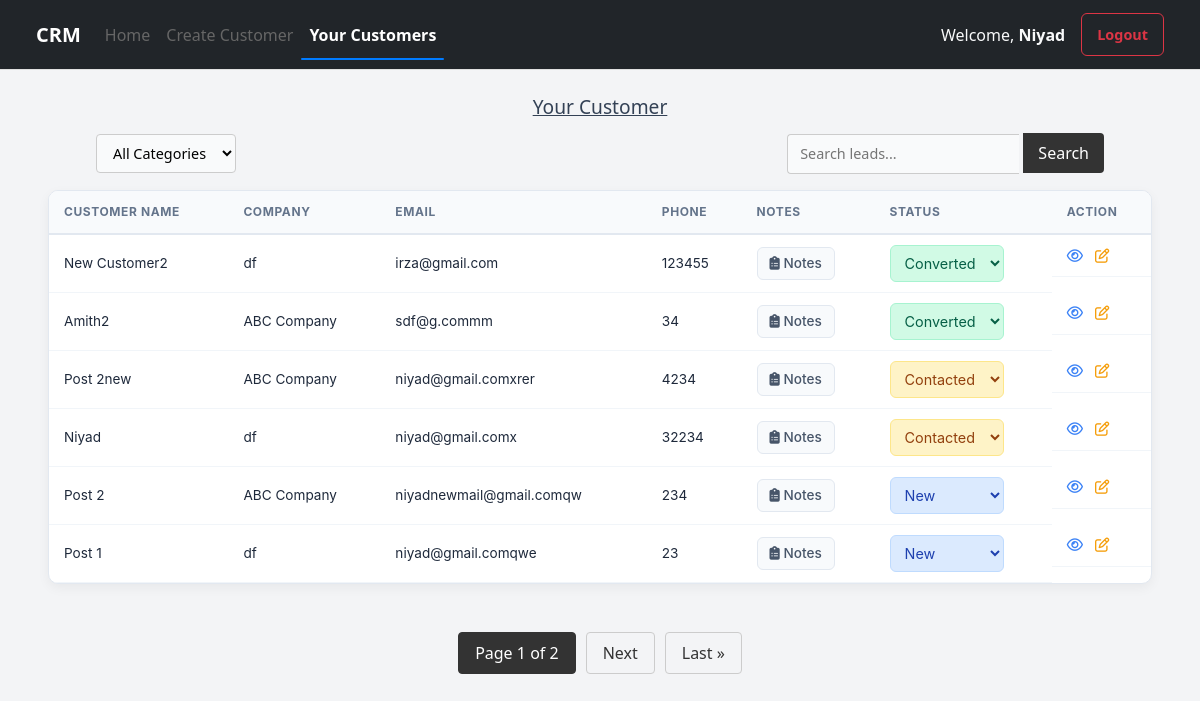
Page /customer-list/ (signed in) on the earlier database version.
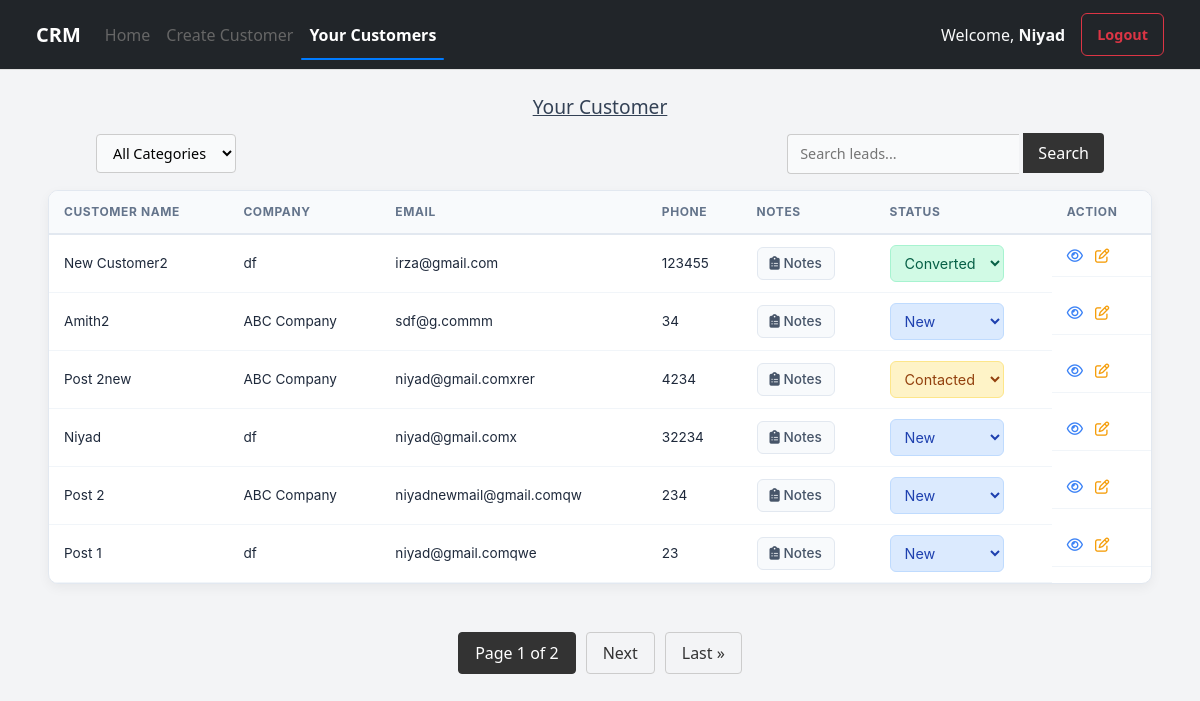
Same page on the later database version.
### crm/models.py (models this page shows, shortened)
class Customer(models.Model):
    LEAD_STATUS = [
        ('new', 'New'),
        ('contacted', 'Contacted'),
        ('follow_up', 'Follow Up'),
        ('converted', 'Converted'),
        ('lost', 'Lost'),
    ]
    name =  models.CharField(max_length=100)
    email = models.EmailField(unique=True)
    phone = models.IntegerField()
    company = models.CharField(max_length=100, blank=True)
    lead_status = models.CharField(max_length=20, choices=LEAD_STATUS, default='new')
    favorite_category = models.CharField(max_length=50,choices=CATEGORY_CHOICES)
    assigned_user = models.ForeignKey(User, on_delete=models.CASCADE, related_name='customers',blank=True,null=True)
    created_at = models.DateTimeField(auto_now_add=True)

### crm/views.py (the view, shortened to what this page needs)
# urls.py: path('customer-list/',customer_list,name="customer-list"),
@login_required
def customer_list(request):
    if not request.user.is_active:
        return redirect('login')
    if request.user.is_superuser:
        customers = Customer.objects.all()
        items_per_page = 7
    else:
        customers = Customer.objects.filter(assigned_user=request.user)
        items_per_page = 6
    status_value = request.GET.get('status', 'all_category')
    customer_filter = request.GET.get('customer_filter', 'all')
    search_q = request.GET.get('q', '')
    if search_q:
        customers = customers.filter(Q(name__icontains=search_q) | Q(company__icontains=search_q))
    if customer_filter == 'assigned':
        customers = customers.filter(assigned_user__isnull=False)
    elif customer_filter == 'unassigned':
        customers = customers.filter(assigned_user__isnull=True)
    if status_value in ['new', 'contacted', 'follow_up', 'converted', 'lost']:
        customers = customers.filter(lead_status=status_value)
    paginator = Paginator(customers,items_per_page)
    page_number = request.GET.get('page')
    page_obj = paginator.get_page(page_number)
    return render(request,'customer_list.html',{'customer_list':page_obj,'active_filter':customer_filter,'active_status_value':status_value,'search_q':search_q})

### templates/customer_list.html (shortened to what this page needs)
{% extends 'base.html' %}
{% block navbar %}
    {% include 'navbar.html' %}
{% endblock navbar %}
{% block content %}
    {% if user.is_superuser or user.is_active %}
        <h3 class="dashboard-title">
            {% if user.is_superuser %}
                All Customer
            {% else %}
                Your Customer
            {% endif %}
        </h3>
        <div class="{% if user.super_user %} filter-toolbar {% else %} filter-toolbar2 {% endif %}">
            <div class="toolbar-item">
                <form method="get" action="{% url 'customer-list' %}">
                    <select class="custom-select" name="status"  onchange="this.form.submit()">
                        <option value="all_category" {% if active_status_value == 'all_category' %}selected{% endif %}>All Categories</option>
                    </select>
                </form>
            </div>
            <div class="toolbar-item">
                <div class="search-container">
                    <form action="{% url 'customer-list' %}" method="get">
                        <input type="text" name="q" value="{{search_q}}" placeholder="Search leads..." class="search-input">
                        <button type="submit" class="search-btn">Search</button>
                    </form>
                </div>
            </div>
        </div>
    {% else %}
        <h3 class="dashboard-title"></h3>
    {% endif %}
    <div class="table-wrapper">
        <table>
            <thead>
                <tr>
                    <th>Customer Name</th>
                    <th>Company</th>
                    <th>Email</th>
                    {% if user.is_superuser %}
                        <th>Assigned User</th>
                    {% else %}
                        <th>Phone</th>
                    {% endif %}
                    <th>Notes</th>
                    <th>Status</th>
                    <th>Action</th>
                </tr>
            </thead>
            <tbody>
                {% if customer_list %}
                    {% for item in customer_list %}
                        <tr>
                            <td>{{item.name}}</td>
                            <td>{{item.company}}</td>
                            <td>{{item.email}}</td>
                            {% if not user.is_superuser %}
                                <td>{{item.phone}}</td>
                                <td>
                                    <button type="button"
                                            class="btn-notes"
                                            data-bs-toggle="modal"
                                            data-bs-target="#notesModal{{item.id}}">
                                        <i class="fa-solid fa-clipboard-list"></i> Notes
                                    </button>
                                </td>
                                <td>
                                    <form method="POST" action="{% url 'customer-list' %}?page={{customer_list.number}}&status={{active_status_value}}&customer_filter={{active_filter}}" class="status-form">
                                        <select name="new_status" onchange="this.form.submit()" class="status-select status-{{item.lead_status}}">
                                            {% for code, name in item.LEAD_STATUS %}
                                                <option value="{{ code }}" {% if item.lead_status == code %}selected{% endif %}>
                                                    {{ name }}
                                                </option>
                                            {% endfor %}
                                        </select>
                                    </form>
                                </td>
                            {% endif %}
                            <td class="action-group">
                                <button type="button" data-bs-toggle="modal" data-bs-target="#exampleModal{{item.id}}" class="action-btn btn-view" title="View Details">
                                    <i class="fa-regular fa-eye"></i>
                                </button>
                                <a href="{% url 'edit-customer' item.id %}" class="action-btn btn-edit" title="Edit Customer">
                                    <i class="fa-regular fa-pen-to-square"></i>
                                </a>
                            </td>
                        </tr>
                    {% endfor %}
                {% endif %}
            </tbody>
        </table>
    </div>
    <div class="pagination-container">
        <span class="page-link active">
            Page {{ customer_list.number }} of {{ customer_list.paginator.num_pages }}
        </span>
        {% if customer_list.has_next %}
            <a href="?page={{ customer_list.next_page_number }}&status={{ active_status_value }}&customer_filter={{ active_filter }}&q={{search_q}}" class="page-link">Next</a>
            <a href="?page={{ customer_list.paginator.num_pages }}&status={{ active_status_value }}&customer_filter={{ active_filter }}&q={{search_q}}" class="page-link">Last &raquo;</a>
        {% endif %}
    </div>
{% endblock content %}

### templates/base.html (shortened to what this page needs)
{% load static %}
<!DOCTYPE html>
<html lang="en">
<head>
    <link href="https://cdn.jsdelivr.net/npm/bootstrap@5.3.0/dist/css/bootstrap.min.css" rel="stylesheet">
    <link rel="stylesheet" href="{% static 'css/login.css' %}">
    <link rel="stylesheet" href="{% static 'css/navbar.css' %}">
    <link rel="stylesheet" href="{% static 'css/requests.css' %}">
    <link rel="stylesheet" href="{% static 'css/create_customer.css' %}">
    <link rel="stylesheet" href="{% static 'css/home.css' %}">
    <link rel="stylesheet" href="{% static 'css/customer_list.css' %}">
    <link rel="stylesheet" href="https://cdnjs.cloudflare.com/ajax/libs/font-awesome/6.4.0/css/all.min.css">
</head>
<body>
    <nav>
        {% block navbar %}
        {% endblock navbar %}
    </nav>
    <main>
        {% block content %}
        {% endblock content %}
    </main>
</body>
</html>

### templates/navbar.html (shortened to what this page needs)
{% block navbar %}
<nav class="navbar navbar-expand-lg navbar-dark bg-dark px-4">
    <div class="container-fluid">
        <a class="navbar-brand fw-bold" href="/">CRM</a>
        <div class="collapse navbar-collapse" id="navbarNav">
            <ul class="navbar-nav me-auto mb-2 mb-lg-0">
                <li class="nav-item">
                    <a class="nav-link {% if request.resolver_match.url_name == 'home' %}active{% endif %}" href="{% url 'home' %}">Home</a>
                </li>
                {% if user.is_active %}
                    <li class="nav-item"><a class="nav-link {% if request.resolver_match.url_name == 'create-customer' %}active{% endif %}" href="{% url 'create-customer' %}">Create Customer</a></li>
                    <li class="nav-item">
                        <a class="nav-link {% if request.resolver_match.url_name == 'customer-list' %}active{% endif %}" href="{% url 'customer-list' %}">
                            {% if user.is_superuser %}All Customers{% else %}Your Customers{% endif %}
                        </a>
                    </li>
                {% endif %}
            </ul>
            <div class="d-flex align-items-center">
                {% if user.is_authenticated %}
                    <span class="navbar-text me-3 text-light">
                        Welcome, <strong>{{ user.username }}</strong>
                    </span>
                    <form action="{% url 'logout' %}" method="post" class="m-0">
                        <button type="submit" class="btn btn-outline-danger btn-sm">Logout</button>
                    </form>
                {% else %}
                    <a href="{% url 'login' %}" class="btn btn-primary btn-sm">Login</a>
                {% endif %}
            </div>
        </div>
    </div>
</nav>
{% endblock navbar %}

### static/css/navbar.css (style rules this page uses)
.navbar { background-color: #ffffff; border-bottom: 1px solid #e0e0e0; padding: 0.8rem 2rem; position: sticky; top: 0; z-index: 1000; }
.nav-link { text-decoration: none; color: #666; font-weight: 500; transition: color 0.3s; }
.nav-link.active { color: #007bff; font-weight: 700; position: relative; }
.nav-link.active::after { content: ''; position: absolute; bottom: -5px; left: 0; width: 100%; height: 2px; background-color: #007bff; border-radius: 2px; }

### static/css/requests.css (style rules this page uses)
body { background-color: #f3f4f6; }

### static/css/create_customer.css (style rules this page uses)
input, select { padding: 8px 10px; border: 1px solid #e5e7eb; border-radius: 6px; font-size: 0.9rem; background-color: #f9fafb; }
.btn { padding: 10px 15px; font-size: 0.9rem; border-radius: 6px; font-weight: 600; cursor: pointer; }

### static/css/home.css (style rules this page uses)
h3.dashboard-title { text-align: center; font-size: 1.2rem; color: #334155; padding-top: 25px; margin-bottom: 0px; width: 100%; text-decoration: underline; }

### static/css/customer_list.css (style rules this page uses)
.table-wrapper { background: #ffffff; border-radius: 10px; box-shadow: 0 4px 12px rgba(0, 0, 0, 0.05); overflow: hidden; border: 1px solid #e2e8f0; display: flex; flex-direction: column; margin: 3rem; margin-top: 1rem; }
table { width: 100%; border-collapse: collapse; text-align: left; font-family: 'Inter', sans-serif; }
thead { background-color: #f8fafc; position: sticky; top: 0; z-index: 10; }
th { padding: 12px 15px; font-size: 0.75rem; text-transform: uppercase; letter-spacing: 0.05em; color: #64748b; border-bottom: 2px solid #e2e8f0; }
td { padding: 10px 15px; font-size: 0.85rem; color: #1e293b; border-bottom: 1px solid #f1f5f9; white-space: nowrap; }
.status-new { background-color: #dbeafe; color: #1e40af; border: 1px solid #bfdbfe; }
.status-contacted { background-color: #fef3c7; color: #92400e; border: 1px solid #fde68a; }
.status-converted { background-color: #d1fae5; color: #065f46; border: 1px solid #a7f3d0; }
.btn-view { color: #2563eb; text-decoration: none; font-weight: 600; font-size: 0.8rem; }
.action-group { display: flex; gap: 12px; align-items: center; }
.action-btn { font-size: 0.9rem; transition: all 0.2s ease; text-decoration: none; cursor: pointer; border: none; background: none; padding: 0; }
.btn-view { color: #3b82f6; }
.btn-edit { color: #f59e0b; }
.action-btn { position: relative; }
.filter-toolbar2 { display: flex; flex-direction: row; align-items: center; justify-content: space-between; gap: 20px; padding: 15px; padding-bottom: 0px; padding-right: 6rem; padding-left: 6rem; }
.toolbar-item { display: flex; align-items: center; }
.custom-select, .search-input { padding: 8px 12px; border: 1px solid #ccc; border-radius: 4px; }
.search-container { display: flex; }
.search-btn { padding: 8px 15px; background-color: #333; color: white; border: none; border-radius: 0 4px 4px 0; cursor: pointer; }
.search-input { border-radius: 4px 0 0 4px; border-right: none; }
.pagination-container { display: flex; justify-content: center; margin-top: 20px; gap: 10px; }
.page-link { padding: 8px 16px; text-decoration: none; color: #333; border: 1px solid #ccc; border-radius: 4px; }
.page-link.active { background-color: #333; color: white; border-color: #333; }
.btn-notes { background: #f8fafc; border: 1px solid #e2e8f0; color: #475569; padding: 5px 12px; border-radius: 6px; font-size: 0.85rem; font-weight: 500; transition: all 0.2s; }

Differences in the rows shown:
changed Customer "Amith2": new_status "Converted" → "New"
changed Customer "Niyad": new_status "Contacted" → "New"
